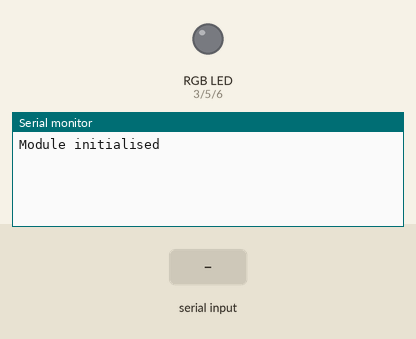
A sketch run on a simulated Arduino Uno, built with avr-gcc and run on an emulated ATmega328P. On the bench: an RGB LED mixed from three pins (HIGH = lit), the last lines printed to the serial monitor. The inputs (shaded band) are chosen by the test bench.

Above: at 1.2 s.
1.3 s: "1" received over Serial
At 2.5 s:
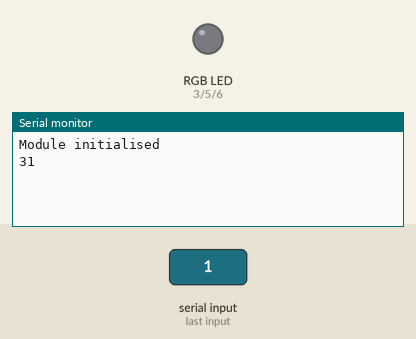
2.8 s: byte 255 (0xFF) received over Serial
At 4.0 s:
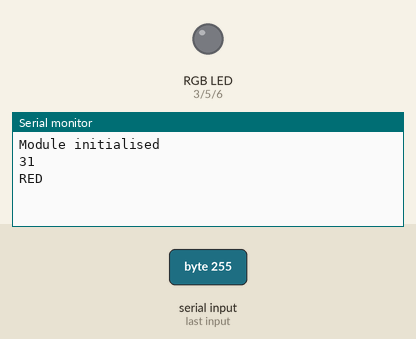
4.3 s: byte 254 (0xFE) received over Serial
At 5.1 s:
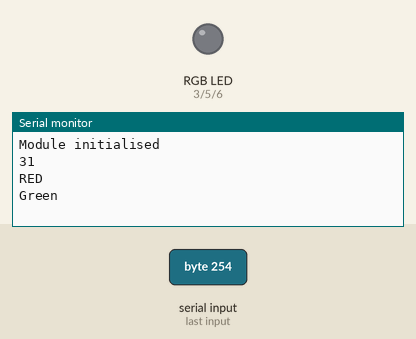
5.8 s: byte 253 (0xFD) received over Serial
At 6.2 s:
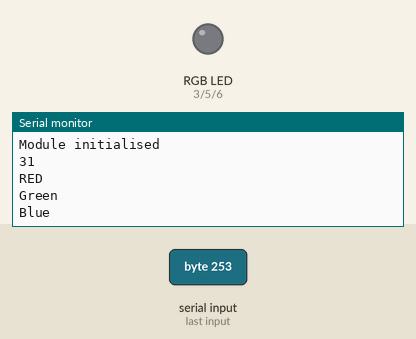
7.3 s: "0" received over Serial
At 8.6 s:
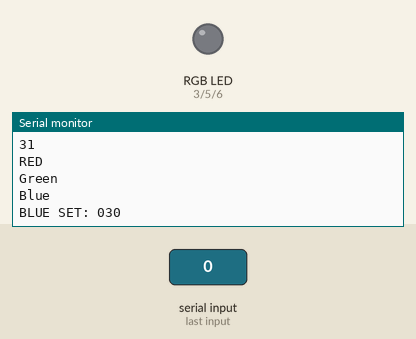

The sketch:

node_nrf.ino
```cpp
/* FILE:    Microduino_nRF24L01_Transceiver_Module_HCMIDU0006_Sensor_Example
*  DATE:    03/06/13
*  VERSION: 0.1
*
* This is an example of how to use the Hobby Components Microduino nRF24L01 2.4GHz
* wireless transceiver (HCMIDU0006). This transceiver module is a very cost effective
* way to transmit data from one microcontroller to another over short distances. This
* simple example will configure the module using the freely available Mirf library
* to transmit the analogue value from analogue input A0 to a remote module.
*
*
* You may copy, alter and reuse this code in any way you like, but please leave
* reference to HobbyComponents.com in your comments if you redistribute this code.
* This software may not be used directly for the purpose of selling products that
* directly compete with Hobby Components Ltd's own range of products.
*
* THIS SOFTWARE IS PROVIDED "AS IS". HOBBY COMPONENTS MAKES NO WARRANTIES, WHETHER
* EXPRESS, IMPLIED OR STATUTORY, INCLUDING, BUT NOT LIMITED TO, IMPLIED WARRANTIES OF
* MERCHANTABILITY AND FITNESS FOR A PARTICULAR PURPOSE, ACCURACY OR LACK OF NEGLIGENCE.
* HOBBY COMPONENTS SHALL NOT, IN ANY CIRCUMSTANCES, BE LIABLE FOR ANY DAMAGES,
* INCLUDING, BUT NOT LIMITED TO, SPECIAL, INCIDENTAL OR CONSEQUENTIAL DAMAGES FOR ANY
* REASON WHATSOEVER.
*
*/

/* Include the SPI anf Mirf libraries */
#include <SPI.h>
#include <Mirf.h>
#include <nRF24L01.h>
#include <MirfHardwareSpiDriver.h>

/* Stores the current analogue input value */
byte incomingByte = 0;   // for incoming serial data
byte currentColor = 0;
unsigned int packet = 0;

#define SOIL_PIN   5

#define RGB_RED    3
#define RGB_GREEN  5
#define RGB_BLUE   6

void setColor(unsigned int color);
void setup(){
  Serial.begin(9600);     // opens serial port, sets data rate to 9600 bps
  /* Define the DIO used for SPI CSN & CE. Defaults are DIO
  *  10 & 9 respectively. */
  Mirf.cePin = 9;
  Mirf.csnPin = 10;

  Mirf.spi = &MirfHardwareSpi;

  /* Initialise the module */
  Mirf.init();

  /* Set the receiving address of this module. This must be a 5 byte
  *  character string */
  Mirf.setRADDR((byte *)"SENS1");

  /* Set the payload length to size unsigned int (size of data from
  *  the analogue input A0) */
  Mirf.payload = sizeof(packet);

  /* Set the channel. Channel 90 = 2.490GHz */
  Mirf.channel = 90;

  /* Configure the module */
  Mirf.config();

  pinMode(RGB_RED, OUTPUT);      // sets the digital pin as output
  pinMode(RGB_GREEN, OUTPUT);      // sets the digital pin as output
  pinMode(RGB_BLUE, OUTPUT);      // sets the digital pin as output\\\\\\\\\\

  Serial.println("Module initialised");
}


void setColor(unsigned int color, byte value){
                  switch(color){
                    case RGB_RED:
                                      Serial.print("RED SET: 0x");

                          //analogWrite(RGB_RED,incomingByte);
                    break;
                    case RGB_GREEN:
                                      Serial.print("GREEN SET: 0x");
                          //analogWrite(RGB_GREEN,incomingByte);
                    break;
                    case RGB_BLUE:
                                      Serial.print("BLUE SET: 0");
                          //analogWrite(RGB_BLUE,incomingByte);
                    break;

                  }
                   Serial.println(value, HEX);
                     /* ...and send it to the client */
  packet = ((color&0xFF)<<8)+(value&0xFF);
  Mirf.send((byte *)&packet);

  /* Wait for module to finish sending */
  while(Mirf.isSending());

}


/******* Main Program ********/
void loop()
{

 //  float h = dht.readHumidity();
  /* Set transmit address to client module 1 */
  Mirf.setTADDR((byte *)"CLI01");

  /* Read the analogue input A0... */
  //val = analogRead(SOIL_PIN);    // read the input pin
  //Serial.print("Sending: ");
  //Serial.println(val);
 if (Serial.available() > 0) {
                // read the incoming byte:
                incomingByte = Serial.read();
                // say what you got:
                switch (incomingByte){
                  case 0xFF:
                  //case 'r':
                           Serial.print("RED\n");
                           currentColor = RGB_RED;
                  break;
                  case 0xFE:
                  //case 'g':
                           Serial.print("Green\n");
                           currentColor = RGB_GREEN;
                  break;
                  case 0xFD:
                  //case 'b':
                           Serial.print("Blue\n");
                           currentColor = RGB_BLUE;
                  break;
                 //case 'f':
                           Serial.print("Fade\n");
                           for (int i = 0;i<255;i++){
                             setColor(RGB_RED,i);
                           }
                           for (int i=0; i<255; i++){
                             setColor(RGB_GREEN,i);
                           }
                           for (int i=0; i<255; i++){
                             setColor(RGB_BLUE,i);
                           }
                           break;
                           default:
                           setColor(currentColor, incomingByte);
                           break;
                }
}
}
```

Measured:
- after the input at 1.3 s, the serial monitor: prints a new line at once (image 1)
- after the input at 2.8 s, the serial monitor: prints a new line at once (image 2)
- after the input at 4.3 s, the serial monitor: prints a new line at once (image 3)
- after the input at 5.8 s, the serial monitor: prints a new line at once (image 4)
- after the input at 7.3 s, the serial monitor: prints a new line at once (image 5)
